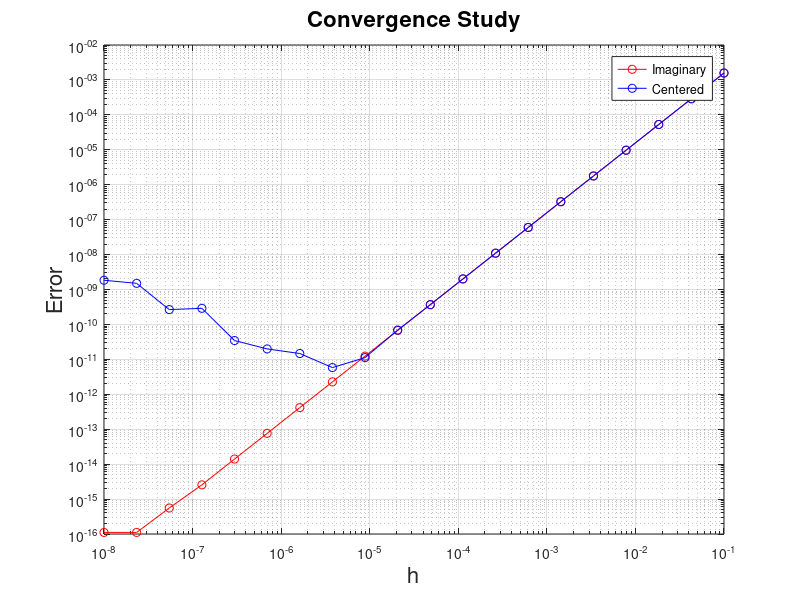

MATLAB code for this plot:
f = @(z) sin(z);
df = @(x) cos(x);
x = 0.33;
hs = logspace(-8, -1, 20);

ierror = zeros(size(hs));
cerror = zeros(size(hs));

for j = 1:length(hs)
    h = hs(j);
    imdf = imag(f(x + 1i*h)) / h;
    cndf = (f(x + h) - f(x - h)) / (2*h);

    ierror(j) = abs(imdf - df(x));
    cerror(j) = abs(cndf - df(x));
end

figure;
loglog(hs, ierror, 'ro-');
hold on;
loglog(hs, cerror, 'bo-');
xlabel('h', 'fontsize', 16);
ylabel('Error', 'fontsize', 16);
title('Convergence Study', 'fontsize', 16);
legend('Imaginary','Centered');
grid on;

